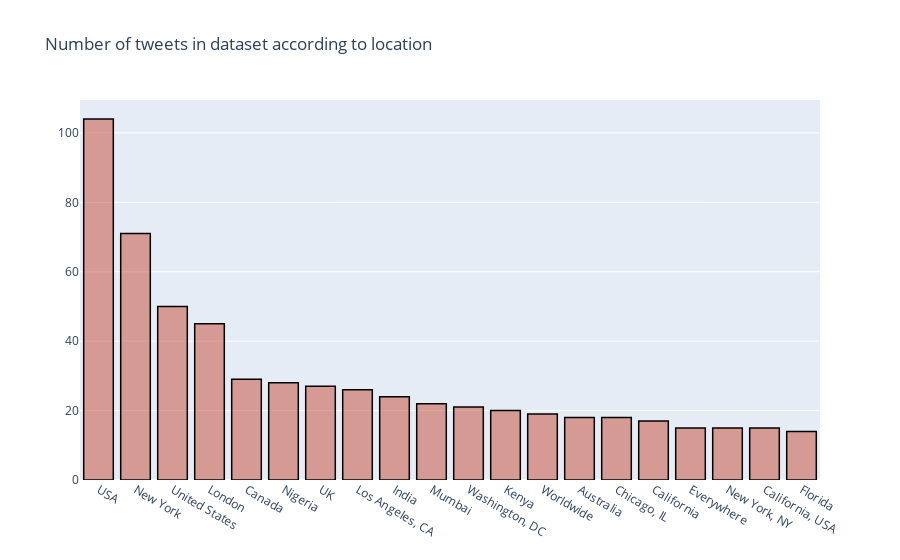

Notebook code cell kept with this figure:
### Code cell
cnt_ = train['location'].value_counts()
cnt_.reset_index()
cnt_ = cnt_[:20,]
trace1 = go.Bar(
                x = cnt_.index,
                y = cnt_.values,
                name = "Number of tweets in dataset according to location",
                marker = dict(color = 'rgba(200, 74, 55, 0.5)',
                             line=dict(color='rgb(0,0,0)',width=1.5)),
                )

data = [trace1]
layout = go.Layout(barmode = "group",title = 'Number of tweets in dataset according to location')
fig = go.Figure(data = data, layout = layout)
py.iplot(fig)
fig.show(renderer='colab')

### Figure 1 — Plotly figure (JSON) as saved in the notebook; plotly's stock layout.template omitted (floating-point values rounded to 4 significant figures)
{"data": [{"marker": {"color": "rgba(200, 74, 55, 0.5)", "line": {"color": "rgb(0,0,0)", "width": 1.5}}, "name": "Number of tweets in dataset according to location", "x": ["USA", "New York", "United States", "London", "Canada", "Nigeria", "UK", "Los Angeles, CA", "India", "Mumbai", "Washington, DC", "Kenya", "Worldwide", "Australia", "Chicago, IL", "California", "Everywhere", "New York, NY", "California, USA", "Florida"], "y": [104, 71, 50, 45, 29, 28, 27, 26, 24, 22, 21, 20, 19, 18, 18, 17, 15, 15, 15, 14], "type": "bar"}], "layout": {"barmode": "group", "title": {"text": "Number of tweets in dataset according to location"}}}
